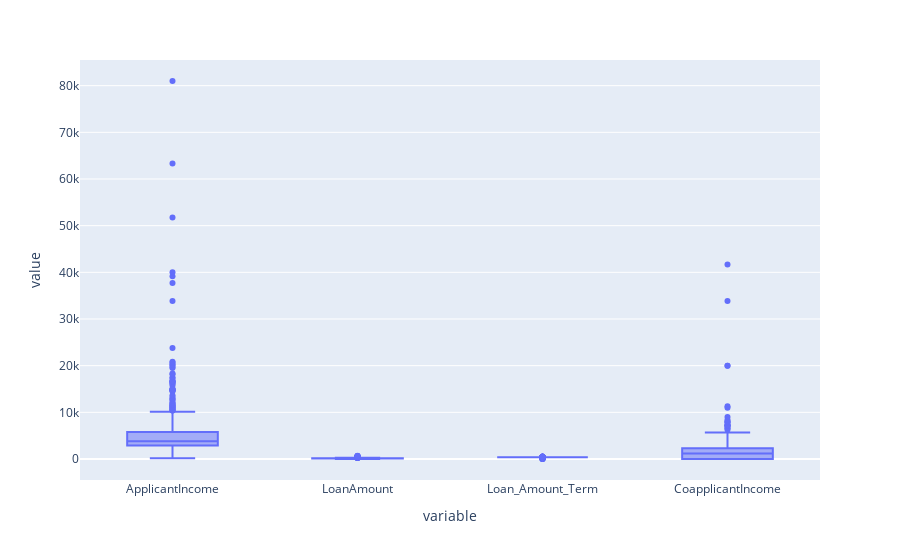

Source (notebook cell):
### Code cell
#Outliers Detection
fig = plt.figure(figsize=(10,10))
fig = psx.box(new_data.iloc[:,[6,8,9,11]])
fig.show()

### Figure 1 — Plotly figure (JSON) as saved in the notebook; plotly's stock layout.template omitted (floating-point values rounded to 4 significant figures; data arrays with more than 128 entries replaced by an {"elided": "..."} marker saying what was removed)
{"data": [{"alignmentgroup": "True", "hovertemplate": "variable=%{x}<br>value=%{y}<extra></extra>", "legendgroup": "", "marker": {"color": "#636efa"}, "name": "", "notched": false, "offsetgroup": "", "orientation": "v", "showlegend": false, "type": "box", "x": {"elided": "2456 str values"}, "x0": " ", "xaxis": "x", "y": {"elided": "2456 int values"}, "y0": " ", "yaxis": "y"}], "layout": {"autosize": true, "boxmode": "group", "legend": {"tracegroupgap": 0}, "margin": {"t": 60}, "xaxis": {"anchor": "y", "autorange": true, "domain": [0, 1], "range": [-0.5, 3.5], "title": {"text": "variable"}, "type": "category"}, "yaxis": {"anchor": "x", "autorange": true, "domain": [0, 1], "range": [-4500, 85500], "title": {"text": "value"}, "type": "linear"}}}
